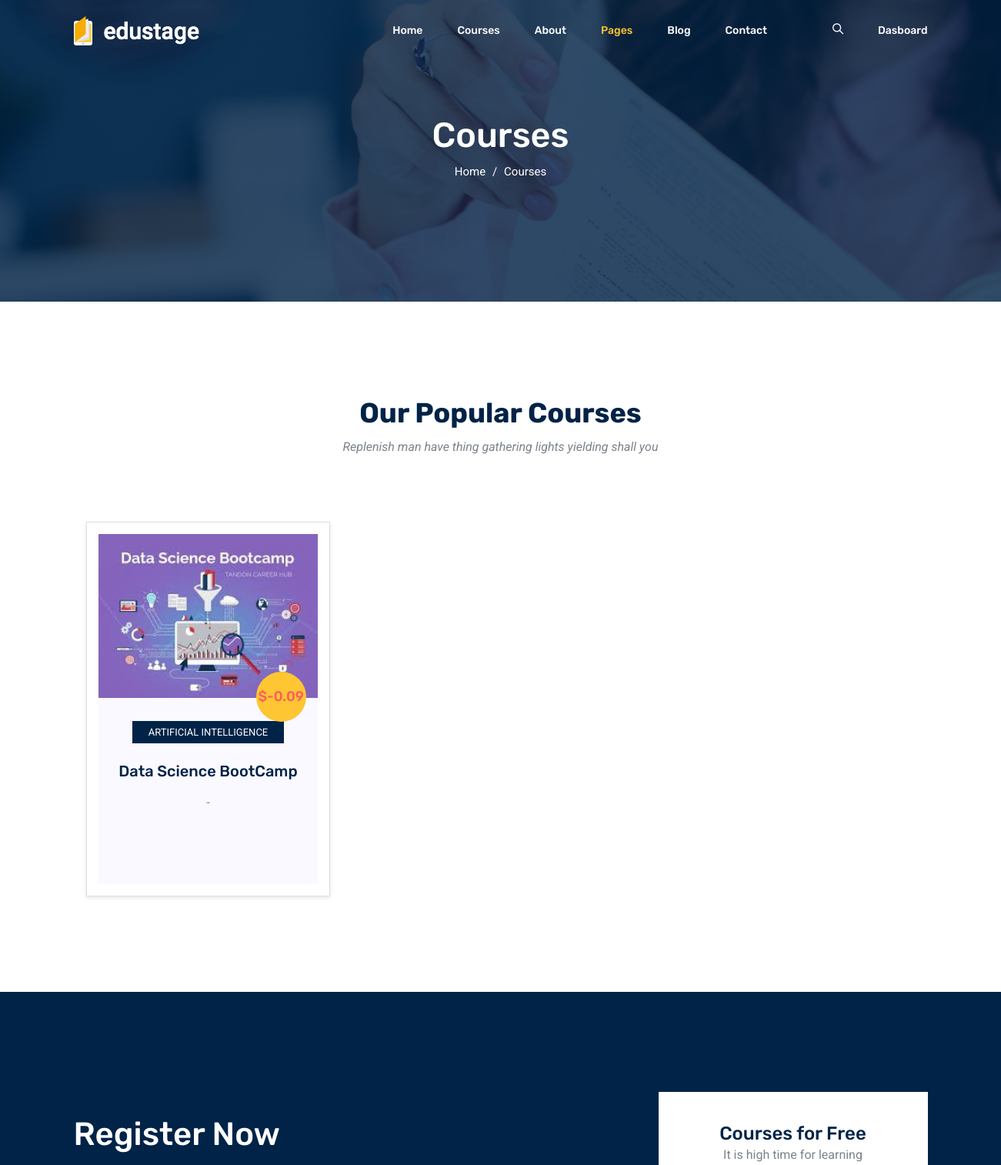
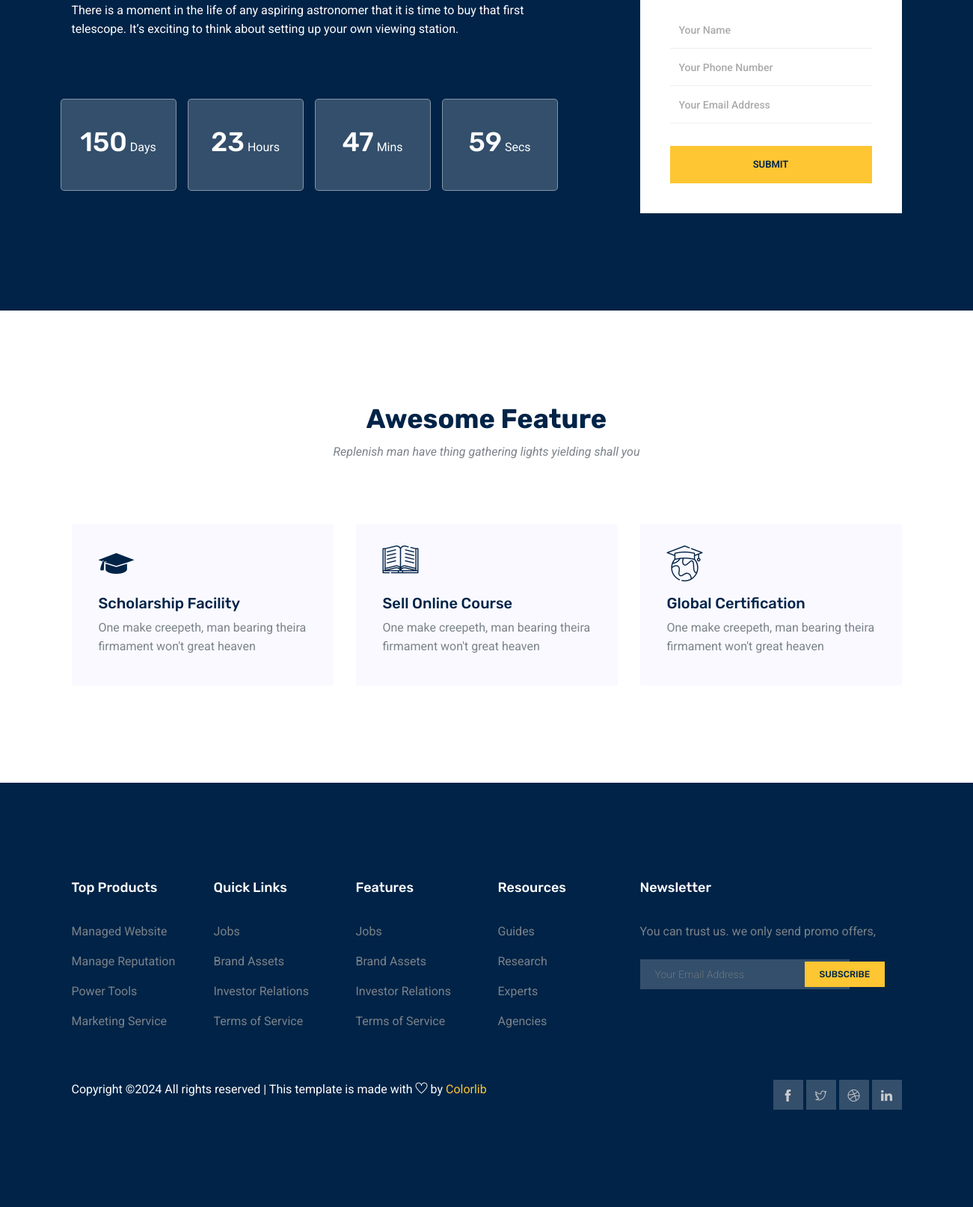
/account/my_courses/ (signed in), run on the app's committed database (2 pictures, top to bottom).
### classes/models.py (models this page shows, shortened)
class Registration(models.Model):
    user = models.ForeignKey(CustomUser, on_delete=models.CASCADE)
    course = models.ForeignKey(Course, on_delete=models.CASCADE)
    created_at = models.DateTimeField(auto_now_add=True)

class Course(models.Model):
    title = models.CharField(max_length=255)
    google_meet_link = models.URLField(max_length=500)
    description = models.TextField(null=True,blank=True)
    price = models.DecimalField(max_digits=6, decimal_places=2,null=True)
    image = models.ImageField(upload_to='class_pictures/', null=True, blank=True)  # Class picture
    category = models.ForeignKey('Category', on_delete=models.CASCADE, null=True)
    lecturer = models.ForeignKey(User, on_delete=models.SET_NULL, null=True, related_name='lectured_courses')
    likes = models.ManyToManyField(User, related_name='liked_courses', blank=True)  # To track likes
    start_date = models.DateField()
    start_time = models.TimeField()
    end_date = models.DateField(null=True)
    end_time = models.TimeField(null=True)
    created_at = models.DateTimeField(auto_now_add=True)
    slug = models.SlugField(max_length=255, unique=True, null=True, blank=True)  # New slug field

class Category(models.Model):
    name = models.CharField(max_length=100, unique=True)
    description = models.TextField(blank=True, null=True)
    created_at = models.DateTimeField(auto_now_add=True)

### account/views.py (the view)
# urls.py: path('my_courses/', views.my_courses, name='my_courses'),  # Add this line
@login_required
def my_courses(request):
    registrations = Registration.objects.filter(user = request.user)
    context ={
        "registrations":registrations
    }
    return render(request, 'account/my_course.html',context)  # You can create this template later

### account/templates/account/my_course.html (shortened to what this page needs)
{% extends "classes/base.html" %}
{% block header %}
{% include "classes/partials/class_detail_header.html" %}
{% endblock header %}
{% block content %}
<section class="banner_area">
    <div class="banner_inner d-flex align-items-center">
        <div class="overlay"></div>
        <div class="container">
            <div class="row justify-content-center">
                <div class="col-lg-6">
                    <div class="banner_content text-center">
                        <h2>Courses</h2>
                        <div class="page_link">
                            <a href="index.html">Home</a>
                            <a href="courses.html">Courses</a>
                        </div>
                    </div>
                </div>
            </div>
        </div>
    </div>
</section>
<div class="popular_courses section_gap_top">
    <div class="container">
        <div class="row justify-content-center">
            <div class="col-lg-5">
                <div class="main_title">
                    <h2 class="mb-3">Our Popular Courses</h2>
                    <p>
                        Replenish man have thing gathering lights yielding shall you
                    </p>
                </div>
            </div>
        </div>
        <div class="row">
            <div class="container">
                <div class="row" id="course-container">
                    {% for registration in registrations %}
                    <div
                        class="col-lg-4 col-md-6 col-sm-12 mb-4 single-course-wrapper {% if forloop.counter > 6 %}d-none more-courses{% endif %}">
                        <div class="single_course">
                            <div class="course_head">
                                <a href="{% url 'course_detail' registration.course.slug %}">
                                    <img class="img-fluid" src="{{registration.course.image.url}}" alt="{{ registration.course.title }}" />
                                </a>
                            </div>
                            <div class="course_content">
                                <span class="price">${{ registration.course.price }}</span>
                                <span class="tag mb-4 d-inline-block">{{ registration.course.category.name }}</span>
                                <h4 class="mb-3">
                                    <a href="{% url 'course_detail' registration.course.slug %}">{{ registration.course.title }}</a>
                                </h4>
                                <p>{{ registration.course.description|truncatewords:20 }}</p>
                                <div
                                    class="course_meta d-flex justify-content-lg-between align-items-lg-center flex-lg-row flex-column mt-4">
                                    <div class="authr_meta d-flex align-items-center">
                                    </div>
                                </div>
                            </div>
                        </div>
                    </div>
                    {% endfor %}
                </div>
            </div>
        </div>
    </div>
</div>
<div class="section_gap registration_area">
    <div class="container">
        <div class="row align-items-center">
            <div class="col-lg-7">
                <div class="row clock_sec clockdiv" id="clockdiv">
                    <div class="col-lg-12">
                        <h1 class="mb-3">Register Now</h1>
                        <p>
                            There is a moment in the life of any aspiring astronomer that
                            it is time to buy that first telescope. It’s exciting to think
                            about setting up your own viewing station.
                        </p>
                    </div>
                    <div class="col clockinner1 clockinner">
                        <h1 class="days">150</h1>
                        <span class="smalltext">Days</span>
                    </div>
                    <div class="col clockinner clockinner1">
                        <h1 class="hours">23</h1>
                        <span class="smalltext">Hours</span>
                    </div>
                    <div class="col clockinner clockinner1">
                        <h1 class="minutes">47</h1>
                        <span class="smalltext">Mins</span>
                    </div>
                    <div class="col clockinner clockinner1">
                        <h1 class="seconds">59</h1>
                        <span class="smalltext">Secs</span>
                    </div>
                </div>
            </div>
            <div class="col-lg-4 offset-lg-1">
                <div class="register_form">
                    <h3>Courses for Free</h3>
                    <p>It is high time for learning</p>
                    <form class="form_area" id="myForm" action="mail.html" method="post">
                        <div class="row">
                            <div class="col-lg-12 form_group">
                                <input name="name" placeholder="Your Name" required="" type="text" />
                                <input name="name" placeholder="Your Phone Number" required="" type="tel" />
                                <input name="email" placeholder="Your Email Address"
                                    pattern="[A-Za-z0-9._%+-]+@[A-Za-z0-9.-]+\.[A-Za-z]{1,63}$" required=""
                                    type="email" />
                            </div>
                            <div class="col-lg-12 text-center">
                                <button class="primary-btn">Submit</button>
                            </div>
                        </div>
                    </form>
                </div>
            </div>
        </div>
    </div>
</div>
<section class="feature_area section_gap">
    <div class="container">
        <div class="row justify-content-center">
            <div class="col-lg-5">
                <div class="main_title">
                    <h2 class="mb-3">Awesome Feature</h2>
                    <p>
                        Replenish man have thing gathering lights yielding shall you
                    </p>
                </div>
            </div>
        </div>
        <div class="row">
            <div class="col-lg-4 col-md-6">
                <div class="single_feature">
                    <div class="icon"><span class="flaticon-student"></span></div>
                    <div class="desc">
                        <h4 class="mt-3 mb-2">Scholarship Facility</h4>
                        <p>
                            One make creepeth, man bearing theira firmament won't great
                            heaven
                        </p>
                    </div>
                </div>
            </div>
            <div class="col-lg-4 col-md-6">
                <div class="single_feature">
                    <div class="icon"><span class="flaticon-book"></span></div>
                    <div class="desc">
                        <h4 class="mt-3 mb-2">Sell Online Course</h4>
                        <p>
                            One make creepeth, man bearing theira firmament won't great
                            heaven
                        </p>
                    </div>
                </div>
            </div>
            <div class="col-lg-4 col-md-6">
                <div class="single_feature">
                    <div class="icon"><span class="flaticon-earth"></span></div>
                    <div class="desc">
                        <h4 class="mt-3 mb-2">Global Certification</h4>
                        <p>
                            One make creepeth, man bearing theira firmament won't great
                            heaven
                        </p>
                    </div>
                </div>
            </div>
        </div>
    </div>
</section>
{% endblock content %}

### data on the page
Registration: course.image (picture), course.price "-0.09", course.category.name "ARTIFICIAL INTELLIGENCE", course "Data Science BootCamp", course.description "-"
